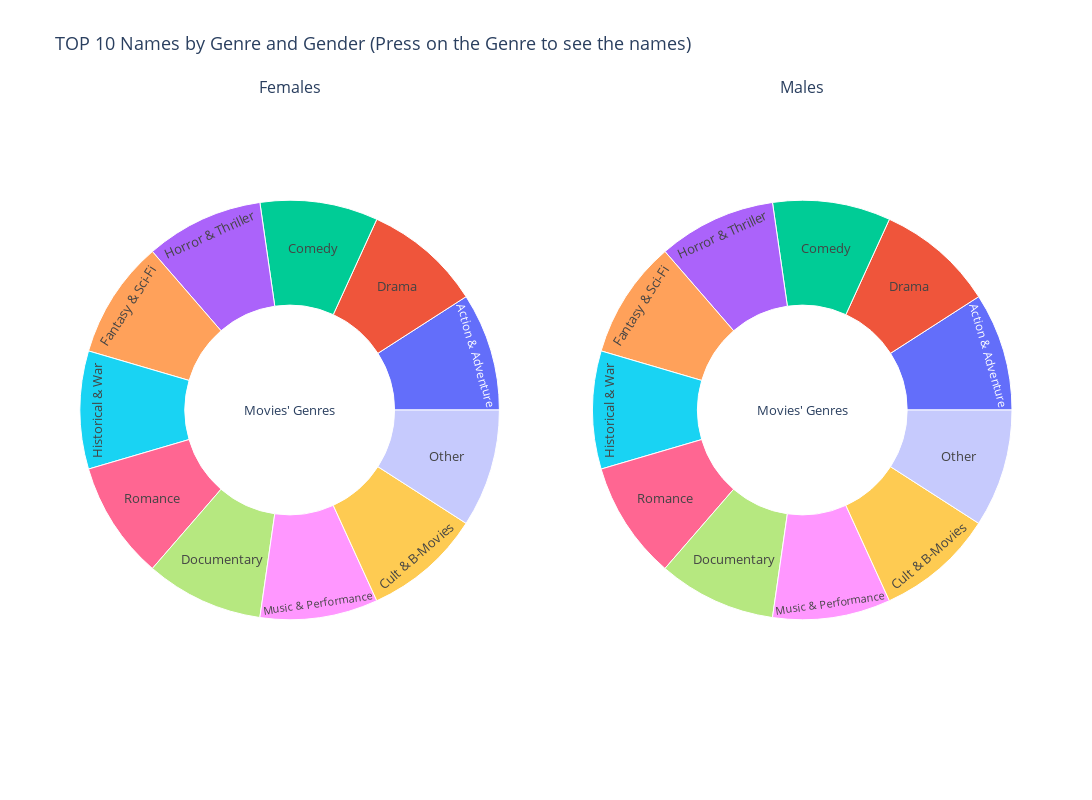

Notebook source saved alongside this figure:
### Code cell
# Create the sunburst plots for females and males
fig_females = go.Figure(go.Sunburst(
    labels=data_f['character'],
    parents=data_f['parent'],
    domain=dict(column=1),
    maxdepth=2
))

fig_males = go.Figure(go.Sunburst(
    labels=data_m['character'],
    parents=data_m['parent'],
    domain=dict(column=1),
    maxdepth=2
))

fig = make_subplots(
    rows=1, cols=2,
    subplot_titles=["Females", "Males"],
    specs=[[{"type": "sunburst"}, {"type": "sunburst"}]]
)

fig.add_trace(fig_females['data'][0], row=1, col=1)
fig.add_trace(fig_males['data'][0], row=1, col=2)

fig.update_layout(
    title_text="TOP 10 Names by Genre and Gender (Press on the Genre to see the names)",
    showlegend=False,
    width=1600,
    height=800,
    font=dict(size=13),
)

fig.show()

### Figure 1 — Plotly figure (JSON) as saved in the notebook; plotly's stock layout.template omitted (floating-point values rounded to 4 significant figures)
{"data": [{"domain": {"column": 1, "x": [0, 0.45], "y": [0, 1]}, "labels": ["Movies' Genres", "Action & Adventure", "Drama", "Comedy", "Horror & Thriller", "Fantasy & Sci-Fi", "Historical & War", "Romance", "Documentary", "Music & Performance", "Cult & B-Movies", "Other", "Sarah", "Susan", "Alice", "Mary", "Rachel", "Lisa", "Julie", "Kate", "Helen", "Elizabeth", "Sarah", "Mary", "Helen", "Alice", "Susan", "Elizabeth", "Kate", "Rachel", "Julie", "Marie", "Mary", "Sarah", "Kate", "Julie", "Alice", "Susan", "Helen", "Elizabeth", "Lisa", "Barbara", "Sarah", "Rachel", "Susan", "Alice", "Karen", "Helen", "Lisa", "Kate", "Elizabeth", "Claire", "Susan", "Alice", "Sarah", "Elizabeth", "Mary", "Claire", "Kate", "Jane", "Lisa", "Rachel", "Elizabeth", "Sarah", "Mary", "Anne", "Helen", "Margaret", "Marie", "Alice", "Charlotte", "Catherine", "Sarah", "Helen", "Elizabeth", "Julie", "Mary", "Susan", "Kate", "Alice", "Marie", "Maggie", "Elizabeth", "Margaret", "Helen", "Barbara", "Marie", "Mary", "Alice", "Sarah", "Dorothy", "Louise", "Pooja", "Priya", "Tina", "Anjali", "Mary", "Julie", "Sonia", "Radha", "Sarah", "Anita", "Mary", "Sarah", "Helen", "Kate", "Rachel", "Alice", "Linda", "Maggie", "Lisa", "Karen", "Radha", "Rachel", "Anna", "Pooja", "Priya", "Neha", "Shanti", "Madhu", "Nisha", "Geeta"], "maxdepth": 2, "parents": ["", "Movies' Genres", "Movies' Genres", "Movies' Genres", "Movies' Genres", "Movies' Genres", "Movies' Genres", "Movies' Genres", "Movies' Genres", "Movies' Genres", "Movies' Genres", "Movies' Genres", "Action & Adventure", "Action & Adventure", "Action & Adventure", "Action & Adventure", "Action & Adventure", "Action & Adventure", "Action & Adventure", "Action & Adventure", "Action & Adventure", "Action & Adventure", "Drama", "Drama", "Drama", "Drama", "Drama", "Drama", "Drama", "Drama", "Drama", "Drama", "Comedy", "Comedy", "Comedy", "Comedy", "Comedy", "Comedy", "Comedy", "Comedy", "Comedy", "Comedy", "Horror & Thriller", "Horror & Thriller", "Horror & Thriller", "Horror & Thriller", "Horror & Thriller", "Horror & Thriller", "Horror & Thriller", "Horror & Thriller", "Horror & Thriller", "Horror & Thriller", "Fantasy & Sci-Fi", "Fantasy & Sci-Fi", "Fantasy & Sci-Fi", "Fantasy & Sci-Fi", "Fantasy & Sci-Fi", "Fantasy & Sci-Fi", "Fantasy & Sci-Fi", "Fantasy & Sci-Fi", "Fantasy & Sci-Fi", "Fantasy & Sci-Fi", "Historical & War", "Historical & War", "Historical & War", "Historical & War", "Historical & War", "Historical & War", "Historical & War", "Historical & War", "Historical & War", "Historical & War", "Romance", "Romance", "Romance", "Romance", "Romance", "Romance", "Romance", "Romance", "Romance", "Romance", "Documentary", "Documentary", "Documentary", "Documentary", "Documentary", "Documentary", "Documentary", "Documentary", "Documentary", "Documentary", "Music & Performance", "Music & Performance", "Music & Performance", "Music & Performance", "Music & Performance", "Music & Performance", "Music & Performance", "Music & Performance", "Music & Performance", "Music & Performance", "Cult & B-Movies", "Cult & B-Movies", "Cult & B-Movies", "Cult & B-Movies", "Cult & B-Movies", "Cult & B-Movies", "Cult & B-Movies", "Cult & B-Movies", "Cult & B-Movies", "Cult & B-Movies", "Other", "Other", "Other", "Other", "Other", "Other", "Other", "Other", "Other", "Other"], "type": "sunburst"}, {"domain": {"column": 1, "x": [0.55, 1], "y": [0, 1]}, "labels": ["Movies' Genres", "Action & Adventure", "Drama", "Comedy", "Horror & Thriller", "Fantasy & Sci-Fi", "Historical & War", "Romance", "Documentary", "Music & Performance", "Cult & B-Movies", "Other", "John", "Tom", "James", "David", "George", "Michael", "Robert", "William", "Jim", "Paul", "John", "David", "George", "Tom", "Paul", "James", "Michael", "Robert", "Charles", "Jack", "John", "George", "Tom", "Paul", "Charlie", "Jack", "Michael", "David", "Moe", "Joe", "John", "Michael", "David", "Tom", "Paul", "James", "Robert", "George", "Jack", "Richard", "John", "George", "David", "Tom", "James", "Michael", "Robert", "Charlie", "Jack", "William", "John", "William", "George", "Robert", "Charles", "James", "Thomas", "David", "Richard", "Tom", "John", "Paul", "David", "George", "Tom", "Michael", "Richard", "Robert", "Charlie", "James", "John", "George", "Robert", "William", "Charles", "David", "Richard", "James", "Paul", "Tom", "John", "George", "Paul", "Vijay", "Joe", "Shekhar", "Charlie", "Johnny", "Rahul", "David", "John", "Jack", "Tom", "David", "George", "Paul", "Michael", "Jim", "Charlie", "James", "John", "George", "Christmas", "Mickey", "James", "Richard", "Philip", "Tom", "Vijay", "Max"], "maxdepth": 2, "parents": ["", "Movies' Genres", "Movies' Genres", "Movies' Genres", "Movies' Genres", "Movies' Genres", "Movies' Genres", "Movies' Genres", "Movies' Genres", "Movies' Genres", "Movies' Genres", "Movies' Genres", "Action & Adventure", "Action & Adventure", "Action & Adventure", "Action & Adventure", "Action & Adventure", "Action & Adventure", "Action & Adventure", "Action & Adventure", "Action & Adventure", "Action & Adventure", "Drama", "Drama", "Drama", "Drama", "Drama", "Drama", "Drama", "Drama", "Drama", "Drama", "Comedy", "Comedy", "Comedy", "Comedy", "Comedy", "Comedy", "Comedy", "Comedy", "Comedy", "Comedy", "Horror & Thriller", "Horror & Thriller", "Horror & Thriller", "Horror & Thriller", "Horror & Thriller", "Horror & Thriller", "Horror & Thriller", "Horror & Thriller", "Horror & Thriller", "Horror & Thriller", "Fantasy & Sci-Fi", "Fantasy & Sci-Fi", "Fantasy & Sci-Fi", "Fantasy & Sci-Fi", "Fantasy & Sci-Fi", "Fantasy & Sci-Fi", "Fantasy & Sci-Fi", "Fantasy & Sci-Fi", "Fantasy & Sci-Fi", "Fantasy & Sci-Fi", "Historical & War", "Historical & War", "Historical & War", "Historical & War", "Historical & War", "Historical & War", "Historical & War", "Historical & War", "Historical & War", "Historical & War", "Romance", "Romance", "Romance", "Romance", "Romance", "Romance", "Romance", "Romance", "Romance", "Romance", "Documentary", "Documentary", "Documentary", "Documentary", "Documentary", "Documentary", "Documentary", "Documentary", "Documentary", "Documentary", "Music & Performance", "Music & Performance", "Music & Performance", "Music & Performance", "Music & Performance", "Music & Performance", "Music & Performance", "Music & Performance", "Music & Performance", "Music & Performance", "Cult & B-Movies", "Cult & B-Movies", "Cult & B-Movies", "Cult & B-Movies", "Cult & B-Movies", "Cult & B-Movies", "Cult & B-Movies", "Cult & B-Movies", "Cult & B-Movies", "Cult & B-Movies", "Other", "Other", "Other", "Other", "Other", "Other", "Other", "Other", "Other", "Other"], "type": "sunburst"}], "layout": {"annotations": [{"font": {"size": 16}, "showarrow": false, "text": "Females", "x": 0.225, "xanchor": "center", "xref": "paper", "y": 1, "yanchor": "bottom", "yref": "paper"}, {"font": {"size": 16}, "showarrow": false, "text": "Males", "x": 0.775, "xanchor": "center", "xref": "paper", "y": 1, "yanchor": "bottom", "yref": "paper"}], "font": {"size": 13}, "height": 800, "showlegend": false, "title": {"text": "TOP 10 Names by Genre and Gender (Press on the Genre to see the names)"}, "width": 1600}}
